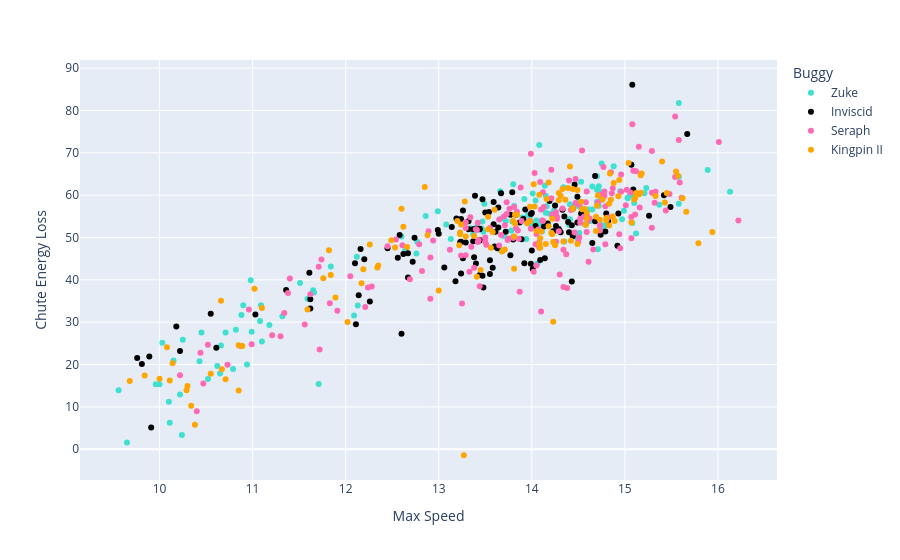

The code cell stored with this chart in its notebook:
### Code cell
px.scatter(freerolls, x='Max Speed', y='Chute Energy Loss', color='Buggy', hover_data=['Driver', 'Buggy', 'Date', 'Roll Number', 'Roll Start Time', 'Time'], color_discrete_map=cmap)

### Figure 1 — Plotly figure (JSON) as saved in the notebook; plotly's stock layout.template omitted (floating-point values rounded to 4 significant figures; data arrays with more than 128 entries replaced by an {"elided": "..."} marker saying what was removed)
{"data": [{"customdata": {"elided": "142x6 mixed values"}, "hovertemplate": "Buggy=%{customdata[1]}<br>Max Speed=%{x}<br>Chute Energy Loss=%{y}<br>Driver=%{customdata[0]}<br>Date=%{customdata[2]}<br>Roll Number=%{customdata[3]}<br>Roll Start Time=%{customdata[4]}<br>Time=%{customdata[5]}<extra></extra>", "legendgroup": "Zuke", "marker": {"color": "turquoise", "symbol": "circle"}, "mode": "markers", "name": "Zuke", "orientation": "v", "showlegend": true, "type": "scatter", "x": {"elided": "142 float values"}, "xaxis": "x", "y": {"elided": "142 float values"}, "yaxis": "y"}, {"customdata": {"elided": "127x6 mixed values"}, "hovertemplate": "Buggy=%{customdata[1]}<br>Max Speed=%{x}<br>Chute Energy Loss=%{y}<br>Driver=%{customdata[0]}<br>Date=%{customdata[2]}<br>Roll Number=%{customdata[3]}<br>Roll Start Time=%{customdata[4]}<br>Time=%{customdata[5]}<extra></extra>", "legendgroup": "Inviscid", "marker": {"color": "black", "symbol": "circle"}, "mode": "markers", "name": "Inviscid", "orientation": "v", "showlegend": true, "type": "scatter", "x": [14.44, 15.09, 13.58, 13.47, 14.4, 13.92, 13.59, 13.4, 13.44, 13.72, 13.26, 12.74, 12.26, 13.99, 13.24, 14.46, 13.55, 13.14, 14.65, 14.68, 15.49, 14.26, 14.3, 14.8, 14.09, 14.93, 11.62, 14.79, 14.74, 14.92, 14.29, 14.49, 13.44, 13.4, 13.06, 13.64, 12.72, 14.49, 14.53, 13.44, 14.13, 14.01, 14.0, 12.14, 13.18, 9.91, 9.76, 11.61, 12.62, 12.6, 12.67, 11.36, 12.11, 13.79, 13.0, 13.61, 12.2, 11.03, 13.44, 13.32, 12.1, 12.16, 13.64, 13.99, 13.67, 13.89, 13.37, 13.32, 14.19, 13.54, 13.5, 13.39, 14.14, 10.61, 13.23, 13.19, 13.24, 13.29, 9.81, 13.59, 9.89, 10.55, 13.37, 13.93, 13.44, 13.48, 13.83, 12.45, 13.26, 13.24, 12.56, 13.77, 13.6, 14.31, 13.91, 14.17, 13.87, 10.18, 10.22, 13.38, 12.67, 13.55, 15.42, 15.07, 14.25, 14.43, 13.63, 14.82, 14.23, 12.58, 13.47, 11.62, 14.44, 14.04, 13.8, 13.77, 14.35, 14.33, 15.26, 14.43, 14.89, 15.67, 14.68, 15.08, 12.99, 14.0, 14.39], "xaxis": "x", "y": [50.29, 61.36, 42.83, 59.06, 51.25, 43.93, 53.13, 43.87, 49.43, 51.36, 45.09, 49.93, 34.86, 43.81, 41.51, 62.53, 44.64, 52.48, 48.7, 64.53, 57.2, 52.73, 51.46, 55.64, 44.67, 55.64, 35.41, 51.43, 50.65, 48.04, 51.98, 53.52, 49.31, 52.08, 42.9, 52.38, 44.28, 59.63, 55.66, 41.15, 52.57, 42.54, 46.93, 36.36, 39.68, 5.12, 21.52, 41.69, 46.13, 27.26, 46.3, 37.63, 29.51, 60.68, 50.87, 51.37, 44.88, 31.83, 52.09, 51.95, 43.91, 47.29, 57.11, 55.54, 60.44, 49.59, 51.93, 53.81, 58.59, 56.01, 55.9, 59.86, 45.1, 23.95, 48.86, 54.5, 54.36, 48.79, 20.14, 58.36, 21.88, 31.98, 49.12, 56.59, 51.95, 38.21, 55.35, 47.46, 56.36, 48.97, 45.21, 45.82, 47.89, 51.25, 54.34, 53.28, 53.52, 28.96, 23.21, 45.31, 40.58, 41.4, 59.97, 67.16, 57.55, 52.87, 47.48, 53.94, 51.47, 50.58, 40.95, 33.26, 56.78, 52.7, 49.54, 55.4, 54.94, 56.55, 55.14, 39.6, NaN, 74.43, 53.83, 86.07, 51.77, 55.78, 53.67], "yaxis": "y"}, {"customdata": {"elided": "169x6 mixed values"}, "hovertemplate": "Buggy=%{customdata[1]}<br>Max Speed=%{x}<br>Chute Energy Loss=%{y}<br>Driver=%{customdata[0]}<br>Date=%{customdata[2]}<br>Roll Number=%{customdata[3]}<br>Roll Start Time=%{customdata[4]}<br>Time=%{customdata[5]}<extra></extra>", "legendgroup": "Seraph", "marker": {"color": "hotpink", "symbol": "circle"}, "mode": "markers", "name": "Seraph", "orientation": "v", "showlegend": true, "type": "scatter", "x": {"elided": "169 float values"}, "xaxis": "x", "y": {"elided": "169 float values"}, "yaxis": "y"}, {"customdata": {"elided": "140x6 mixed values"}, "hovertemplate": "Buggy=%{customdata[1]}<br>Max Speed=%{x}<br>Chute Energy Loss=%{y}<br>Driver=%{customdata[0]}<br>Date=%{customdata[2]}<br>Roll Number=%{customdata[3]}<br>Roll Start Time=%{customdata[4]}<br>Time=%{customdata[5]}<extra></extra>", "legendgroup": "Kingpin II", "marker": {"color": "orange", "symbol": "circle"}, "mode": "markers", "name": "Kingpin II", "orientation": "v", "showlegend": true, "type": "scatter", "x": {"elided": "140 float values"}, "xaxis": "x", "y": {"elided": "140 float values"}, "yaxis": "y"}], "layout": {"legend": {"title": {"text": "Buggy"}, "tracegroupgap": 0}, "margin": {"t": 60}, "xaxis": {"anchor": "y", "domain": [0, 1], "title": {"text": "Max Speed"}}, "yaxis": {"anchor": "x", "domain": [0, 1], "title": {"text": "Chute Energy Loss"}}}}
